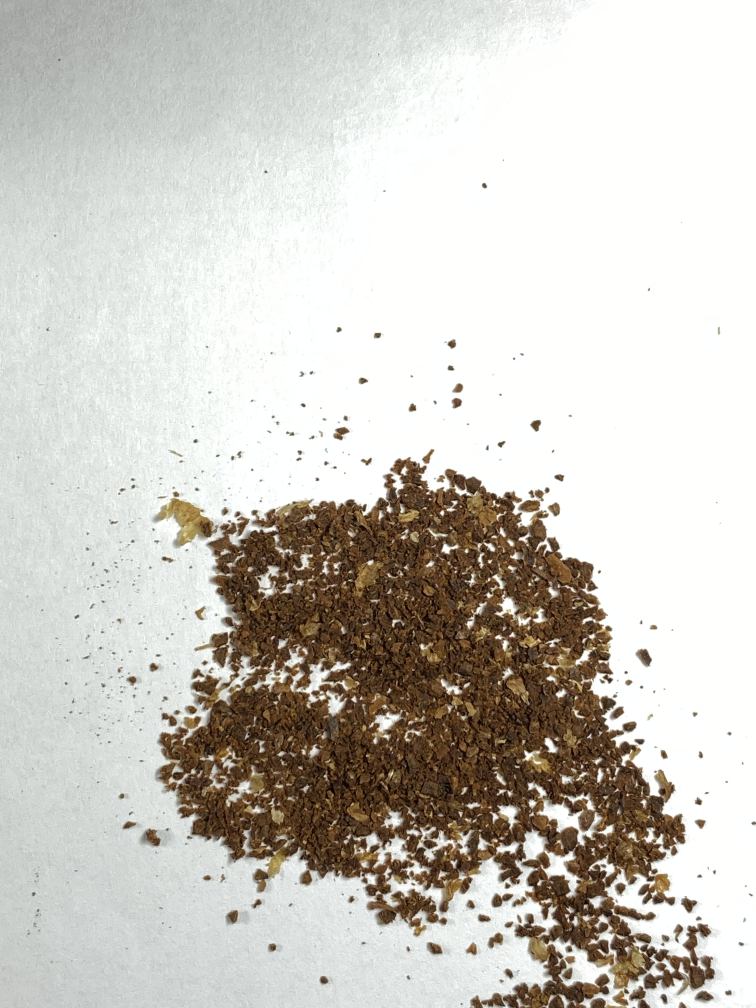
#> input picture pic/0306-1.jpeg, 3024 x 4032 px (shown at 1/4 size); its folder holds only this picture in this run
$ python main.py
#> lines starting #> are read from the running program, lines starting #| are printed output that depends on the picture
#> in plot_distribution, img is the input picture: shape (4032, 3024, 3); mean B, G, R 193.1, 200.4, 203.8
import cv2
import os
import numpy as np
import matplotlib.pyplot as plt

def cal_normalize_distribution_y(img, intevel):
#> called with intevel = 256
    img = cv2.cvtColor(img, cv2.COLOR_BGR2GRAY)
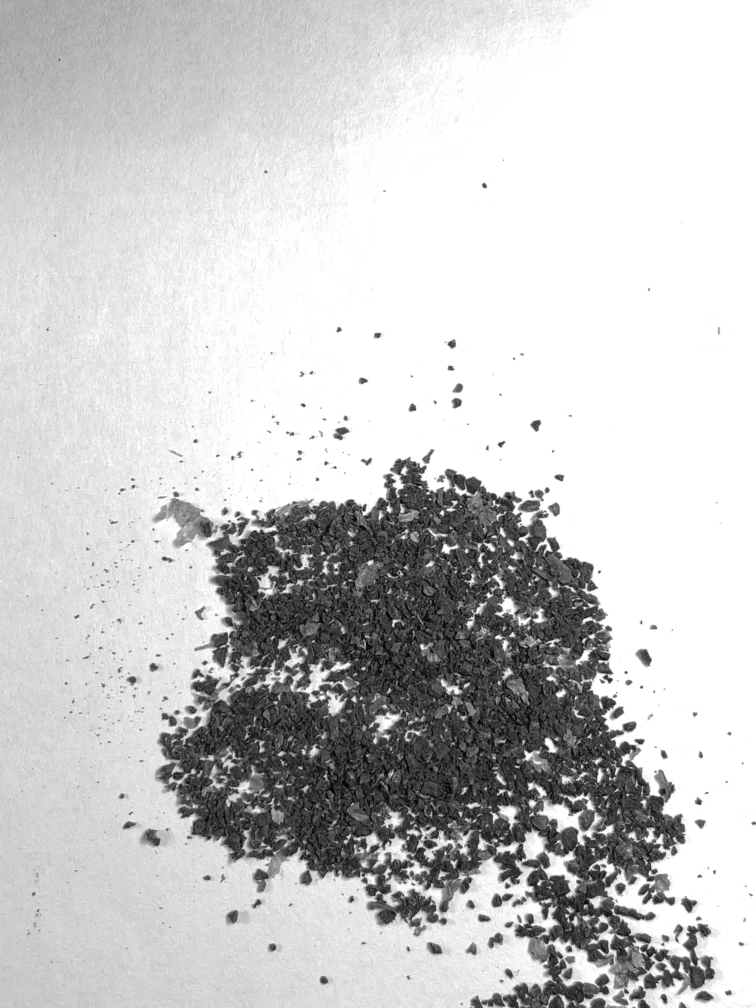
#> img: shape (4032, 3024) (shown at 1/4 size); min 1, max 255, mean 200.7
    img = cv2.resize(img, (1000,750))
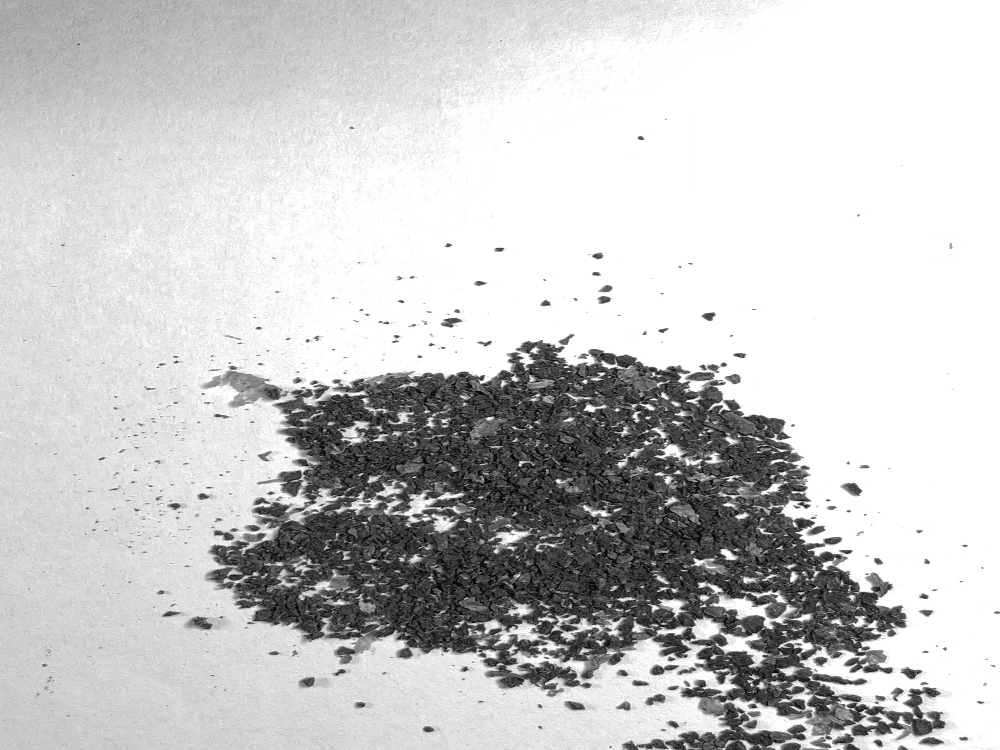
#> img: shape (750, 1000); min 2, max 255, mean 200.6

    sum = 0
    y = np.zeros((intevel))
    for i in range(img.shape[0]):
        for j in range(img.shape[1]):
            if img[i, j] < intevel:
                y[img[i, j]] += 1
                sum += 1
#> after the loop, sum = 750000
    y /= sum
    return y
    # 先用入射角跟高度算出一張白紙應有的反射率
    # 再透過計算 粉反射率/白紙反射率的值
def plot_distribution(name, intevel):
    x = np.linspace(0, intevel-1, intevel)
    for img_name in img_list:
        img = cv2.imread(img_name)
        y = cal_normalize_distribution_y(img, intevel)
#> y = 256 values, max 0.313 at index 255, min 0 at index 0, mean 0.00391
        plt.plot(x, y, label=img_name)
    plt.xlabel("reflection")
    plt.ylabel("number/sum = rate")
    plt.legend()
    plt.grid()
    plt.savefig(name)
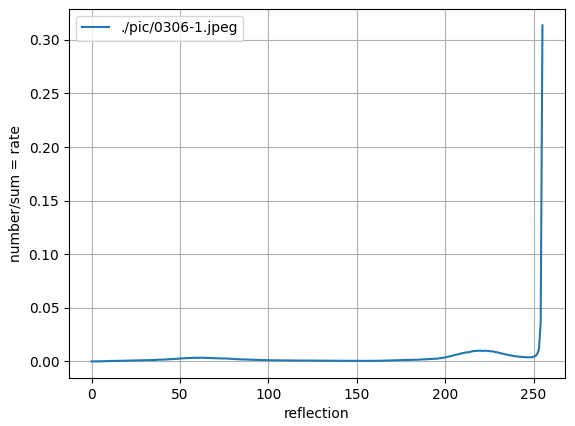
#> figure drawn by matplotlib, 1 panel; curve peaks at x = 255, y = 0.313
    plt.close()

if __name__ == '__main__':
    img_list = [os.path.join('.', 'pic', img_name) for img_name in os.listdir(os.path.join('.', 'pic'))]
    print(img_list)

    plot_distribution('all#_distribution', intevel=256)
    plot_distribution('thr_distribution', intevel=150)
#> call 2 of plot_distribution, with name = 'thr_distribution', intevel = 150
#> in plot_distribution (call 2), `y = cal_normalize_distribution_y(img, intevel)`: y = 150 values, max 0.0164 at index 62, min 0 at index 0, mean 0.00667
#> in plot_distribution (call 2), `plt.savefig(name)`:
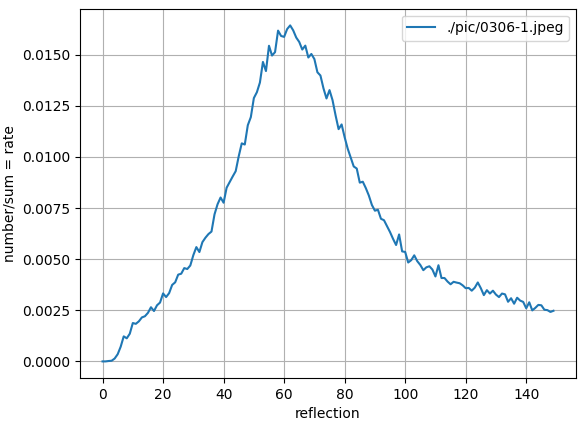
#> figure drawn by matplotlib, 1 panel; curve peaks at x = 62, y = 0.0164

$ run again, on pic/0306-2.jpeg
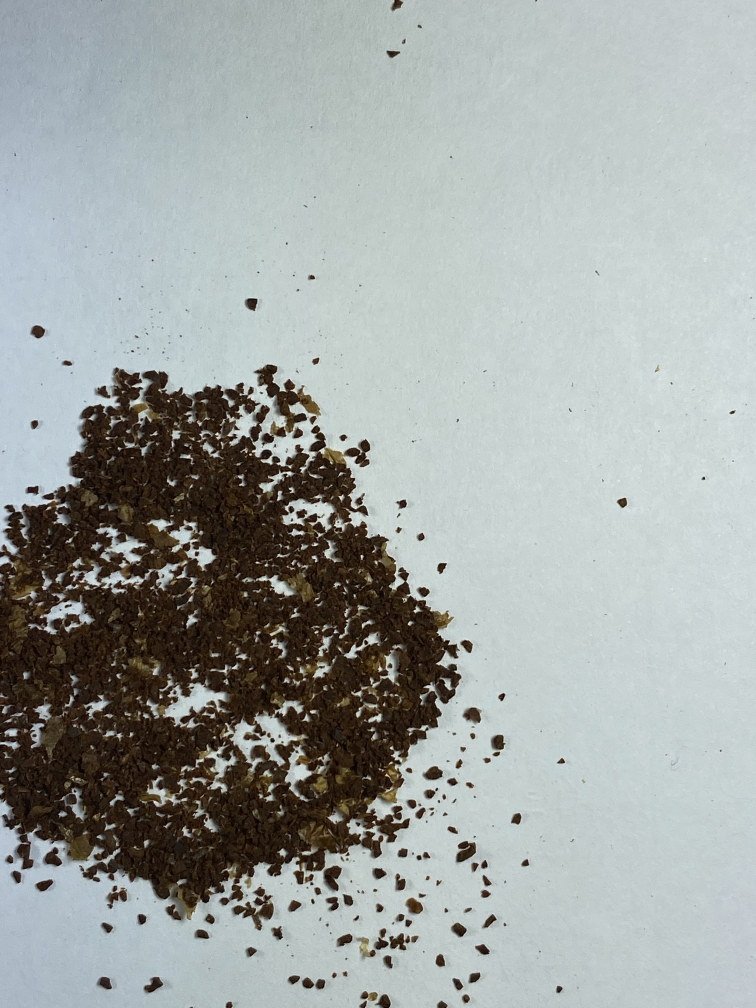
#> input picture pic/0306-2.jpeg, 3024 x 4032 px (shown at 1/4 size)
#> in plot_distribution, img is the input picture: shape (4032, 3024, 3); mean B, G, R 162.6, 165, 159.6
#> in cal_normalize_distribution_y, `img = cv2.resize(img, (1000,750))`:
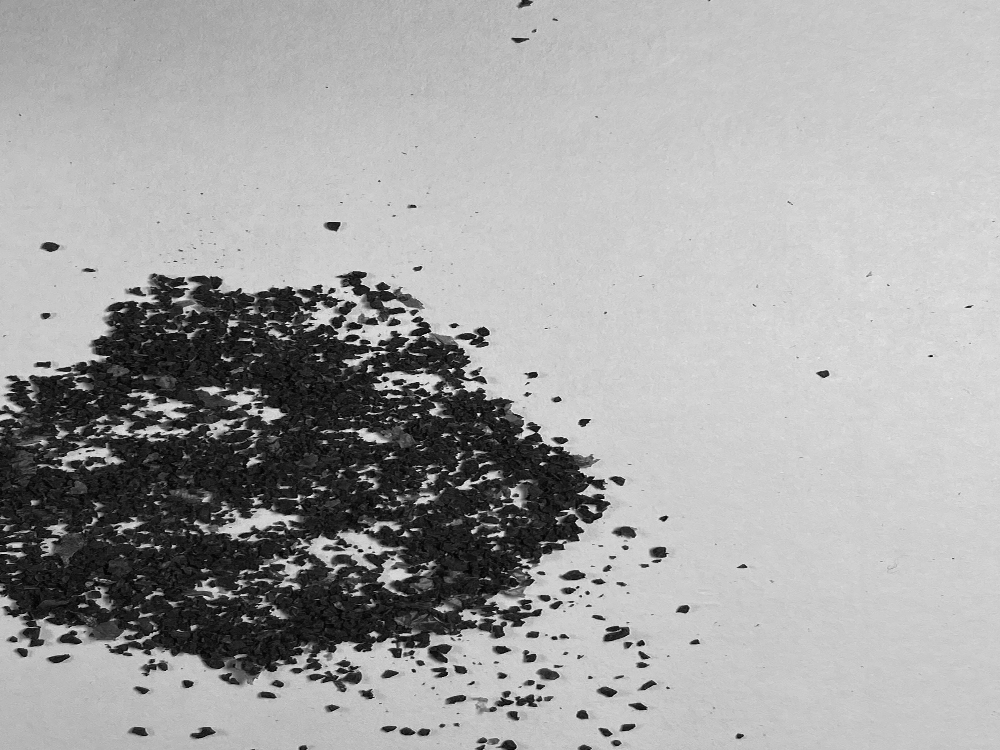
#> img: shape (750, 1000); min 1, max 253, mean 163
#> in plot_distribution, `y = cal_normalize_distribution_y(img, intevel)`: y = 256 values, max 0.0355 at index 203, min 0 at index 0, mean 0.00391
#> in plot_distribution (call 2), `y = cal_normalize_distribution_y(img, intevel)`: y = 150 values, max 0.0282 at index 30, min 0 at index 0, mean 0.00667
#> in plot_distribution (call 2), `plt.savefig(name)`:
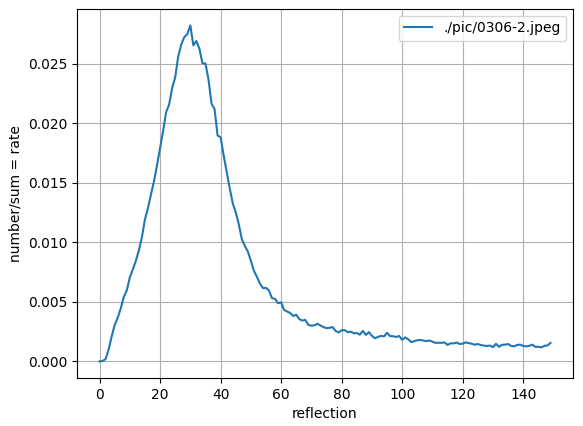
#> figure drawn by matplotlib, 1 panel; curve peaks at x = 30, y = 0.0282
